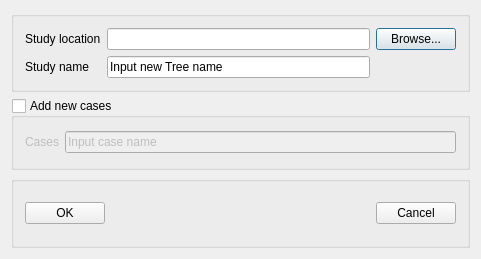
<ui version="4.0" >
 <class>SetTreeLocationDialog</class>
 <widget class="QDialog" name="SetTreeLocationDialog" >
  <property name="geometry" >
   <rect>
    <x>0</x>
    <y>0</y>
    <width>481</width>
    <height>259</height>
   </rect>
  </property>
  <property name="windowTitle" >
   <string>CFD study and cases creation</string>
  </property>
  <property name="modal" >
   <bool>true</bool>
  </property>
  <layout class="QVBoxLayout" >
   <item>
    <widget class="QGroupBox" name="StudyGB" >
     <property name="title" >
      <string/>
     </property>
     <layout class="QGridLayout" >
      <item row="0" column="2" >
       <widget class="QPushButton" name="BrowseButton" >
        <property name="text" >
         <string>Browse...</string>
        </property>
       </widget>
      </item>
      <item row="1" column="1" >
       <widget class="QLineEdit" name="StudyLineEdit" >
        <property name="text" >
         <string>Input new Tree name</string>
        </property>
       </widget>
      </item>
      <item row="1" column="0" >
       <widget class="QLabel" name="NameLabel" >
        <property name="text" >
         <string>Study name</string>
        </property>
        <property name="wordWrap" >
         <bool>false</bool>
        </property>
       </widget>
      </item>
      <item row="0" column="0" >
       <widget class="QLabel" name="StudyDirLabel" >
        <property name="text" >
         <string>Study location</string>
        </property>
        <property name="wordWrap" >
         <bool>false</bool>
        </property>
       </widget>
      </item>
      <item row="0" column="1" >
       <widget class="QLineEdit" name="StudyDirName" />
      </item>
     </layout>
    </widget>
   </item>
   <item>
    <widget class="QGroupBox" name="CaseGroupBox" >
     <property name="title" >
      <string>Add new cases</string>
     </property>
     <property name="checkable" >
      <bool>true</bool>
     </property>
     <property name="checked" >
      <bool>false</bool>
     </property>
     <layout class="QGridLayout" >
      <item row="0" column="0" >
       <widget class="QLabel" name="CaseLabel" >
        <property name="text" >
         <string>Cases</string>
        </property>
        <property name="wordWrap" >
         <bool>false</bool>
        </property>
       </widget>
      </item>
      <item row="0" column="1" >
       <widget class="QLineEdit" name="CaseLineEdit" >
        <property name="text" >
         <string>Input case name</string>
        </property>
       </widget>
      </item>
     </layout>
    </widget>
   </item>
   <item>
    <widget class="QGroupBox" name="groupBox2" >
     <property name="title" >
      <string/>
     </property>
     <layout class="QHBoxLayout" >
      <item>
       <widget class="QPushButton" name="OKButton" >
        <property name="text" >
         <string>OK</string>
        </property>
       </widget>
      </item>
      <item>
       <spacer name="spacer2" >
        <property name="orientation" >
         <enum>Qt::Horizontal</enum>
        </property>
        <property name="sizeType" >
         <enum>QSizePolicy::Expanding</enum>
        </property>
        <property name="sizeHint" stdset="0" >
         <size>
          <width>261</width>
          <height>20</height>
         </size>
        </property>
       </spacer>
      </item>
      <item>
       <widget class="QPushButton" name="CancelButton" >
        <property name="text" >
         <string>Cancel</string>
        </property>
       </widget>
      </item>
     </layout>
    </widget>
   </item>
  </layout>
 </widget>
 <layoutdefault spacing="6" margin="11" />
 <pixmapfunction>qPixmapFromMimeSource</pixmapfunction>
 <resources/>
 <connections>
  <connection>
   <sender>BrowseButton</sender>
   <signal>clicked()</signal>
   <receiver>SetTreeLocationDialog</receiver>
   <slot>onBrowsePath()</slot>
   <hints>
    <hint type="sourcelabel" >
     <x>20</x>
     <y>20</y>
    </hint>
    <hint type="destinationlabel" >
     <x>20</x>
     <y>20</y>
    </hint>
   </hints>
  </connection>
  <connection>
   <sender>OKButton</sender>
   <signal>clicked()</signal>
   <receiver>SetTreeLocationDialog</receiver>
   <slot>accept()</slot>
   <hints>
    <hint type="sourcelabel" >
     <x>20</x>
     <y>20</y>
    </hint>
    <hint type="destinationlabel" >
     <x>20</x>
     <y>20</y>
    </hint>
   </hints>
  </connection>
  <connection>
   <sender>CancelButton</sender>
   <signal>clicked()</signal>
   <receiver>SetTreeLocationDialog</receiver>
   <slot>reject()</slot>
   <hints>
    <hint type="sourcelabel" >
     <x>20</x>
     <y>20</y>
    </hint>
    <hint type="destinationlabel" >
     <x>20</x>
     <y>20</y>
    </hint>
   </hints>
  </connection>
 </connections>
</ui>
